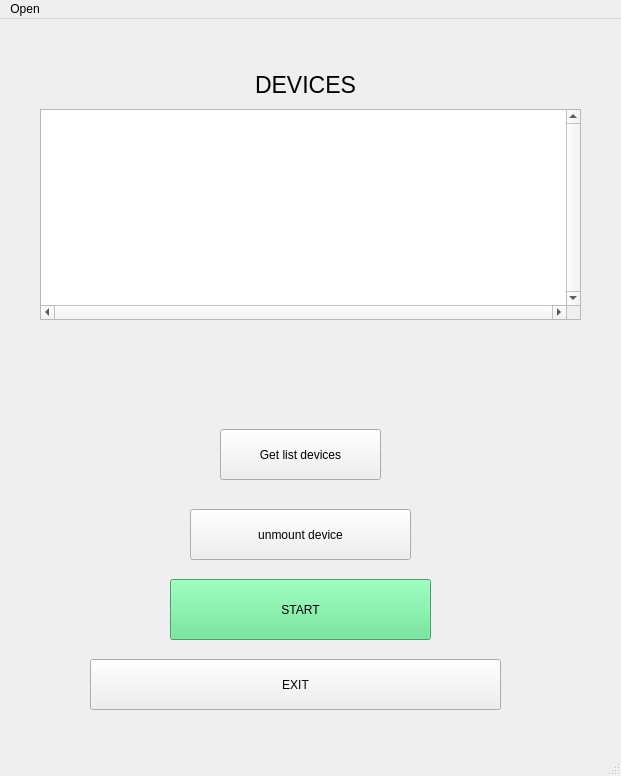
<?xml version="1.0" encoding="UTF-8"?>
<ui version="4.0">
 <class>MainWindow</class>
 <widget class="QMainWindow" name="MainWindow">
  <property name="geometry">
   <rect>
    <x>0</x>
    <y>0</y>
    <width>621</width>
    <height>776</height>
   </rect>
  </property>
  <property name="windowTitle">
   <string>Tarantool - Raw data copying</string>
  </property>
  <property name="windowIcon">
   <iconset>
    <normaloff>icons/icon_window.jpg</normaloff>icons/icon_window.jpg</iconset>
  </property>
  <widget class="QWidget" name="centralwidget">
   <widget class="QLabel" name="label_4">
    <property name="geometry">
     <rect>
      <x>250</x>
      <y>50</y>
      <width>111</width>
      <height>31</height>
     </rect>
    </property>
    <property name="font">
     <font>
      <pointsize>17</pointsize>
     </font>
    </property>
    <property name="text">
     <string>DEVICES</string>
    </property>
    <property name="alignment">
     <set>Qt::AlignCenter</set>
    </property>
   </widget>
   <widget class="QListWidget" name="listWidget">
    <property name="geometry">
     <rect>
      <x>40</x>
      <y>90</y>
      <width>541</width>
      <height>211</height>
     </rect>
    </property>
    <property name="frameShadow">
     <enum>QFrame::Sunken</enum>
    </property>
    <property name="verticalScrollBarPolicy">
     <enum>Qt::ScrollBarAlwaysOn</enum>
    </property>
    <property name="horizontalScrollBarPolicy">
     <enum>Qt::ScrollBarAlwaysOn</enum>
    </property>
    <property name="sizeAdjustPolicy">
     <enum>QAbstractScrollArea::AdjustToContents</enum>
    </property>
    <property name="dragDropMode">
     <enum>QAbstractItemView::DragDrop</enum>
    </property>
    <property name="defaultDropAction">
     <enum>Qt::CopyAction</enum>
    </property>
   </widget>
   <widget class="QPushButton" name="pushButton">
    <property name="geometry">
     <rect>
      <x>220</x>
      <y>410</y>
      <width>161</width>
      <height>51</height>
     </rect>
    </property>
    <property name="text">
     <string>Get list devices</string>
    </property>
   </widget>
   <widget class="QPushButton" name="pushButton_start">
    <property name="geometry">
     <rect>
      <x>170</x>
      <y>560</y>
      <width>261</width>
      <height>61</height>
     </rect>
    </property>
    <property name="styleSheet">
     <string notr="true">background-color: rgb(87, 227, 137);</string>
    </property>
    <property name="text">
     <string>START</string>
    </property>
   </widget>
   <widget class="QPushButton" name="pushButton_exit">
    <property name="geometry">
     <rect>
      <x>90</x>
      <y>640</y>
      <width>411</width>
      <height>51</height>
     </rect>
    </property>
    <property name="text">
     <string>EXIT</string>
    </property>
   </widget>
   <widget class="QLabel" name="label1">
    <property name="geometry">
     <rect>
      <x>50</x>
      <y>320</y>
      <width>501</width>
      <height>21</height>
     </rect>
    </property>
    <property name="font">
     <font>
      <weight>75</weight>
      <bold>true</bold>
     </font>
    </property>
    <property name="text">
     <string/>
    </property>
    <property name="alignment">
     <set>Qt::AlignCenter</set>
    </property>
   </widget>
   <widget class="QLabel" name="label2">
    <property name="geometry">
     <rect>
      <x>40</x>
      <y>355</y>
      <width>521</width>
      <height>31</height>
     </rect>
    </property>
    <property name="text">
     <string/>
    </property>
    <property name="alignment">
     <set>Qt::AlignCenter</set>
    </property>
   </widget>
   <widget class="QPushButton" name="pushButton_umount">
    <property name="geometry">
     <rect>
      <x>190</x>
      <y>490</y>
      <width>221</width>
      <height>51</height>
     </rect>
    </property>
    <property name="text">
     <string>unmount device</string>
    </property>
   </widget>
  </widget>
  <widget class="QStatusBar" name="statusbar"/>
  <widget class="QMenuBar" name="menubar">
   <property name="geometry">
    <rect>
     <x>0</x>
     <y>0</y>
     <width>621</width>
     <height>24</height>
    </rect>
   </property>
   <widget class="QMenu" name="menuOpen">
    <property name="title">
     <string>Open</string>
    </property>
    <addaction name="actionAbout"/>
    <addaction name="separator"/>
    <addaction name="actionExit_2"/>
   </widget>
   <addaction name="menuOpen"/>
  </widget>
  <action name="actionOpen">
   <property name="text">
    <string>Open</string>
   </property>
  </action>
  <action name="actionExit">
   <property name="text">
    <string>Exit</string>
   </property>
  </action>
  <action name="actionEdit">
   <property name="text">
    <string>Edit</string>
   </property>
   <property name="priority">
    <enum>QAction::HighPriority</enum>
   </property>
  </action>
  <action name="action">
   <property name="text">
    <string>Open</string>
   </property>
   <property name="visible">
    <bool>true</bool>
   </property>
  </action>
  <action name="actionAbout">
   <property name="text">
    <string>About</string>
   </property>
  </action>
  <action name="actionExit_2">
   <property name="text">
    <string>Exit</string>
   </property>
  </action>
 </widget>
 <resources/>
 <connections/>
</ui>
